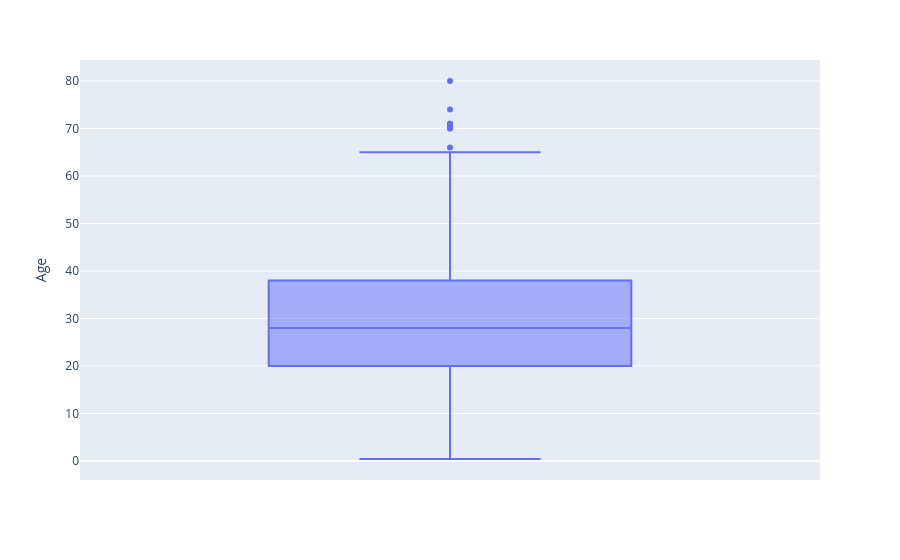

Notebook code cell kept with this figure:
### Code cell
# Построим boxplot для выбора дальнейшей стратегии заполнения пустых Age
fig2 = px.box(df, y='Age')


fig2.show()

### Figure 1 — Plotly figure (JSON) as saved in the notebook; plotly's stock layout.template omitted (floating-point values rounded to 4 significant figures; data arrays with more than 128 entries replaced by an {"elided": "..."} marker saying what was removed)
{"data": [{"alignmentgroup": "True", "hovertemplate": "Age=%{y}<extra></extra>", "legendgroup": "", "marker": {"color": "#636efa"}, "name": "", "notched": false, "offsetgroup": "", "orientation": "v", "showlegend": false, "type": "box", "x0": " ", "xaxis": "x", "y": {"elided": "891 float values"}, "y0": " ", "yaxis": "y"}], "layout": {"boxmode": "group", "legend": {"tracegroupgap": 0}, "margin": {"t": 60}, "xaxis": {"anchor": "y", "domain": [0, 1]}, "yaxis": {"anchor": "x", "domain": [0, 1], "title": {"text": "Age"}}}}
